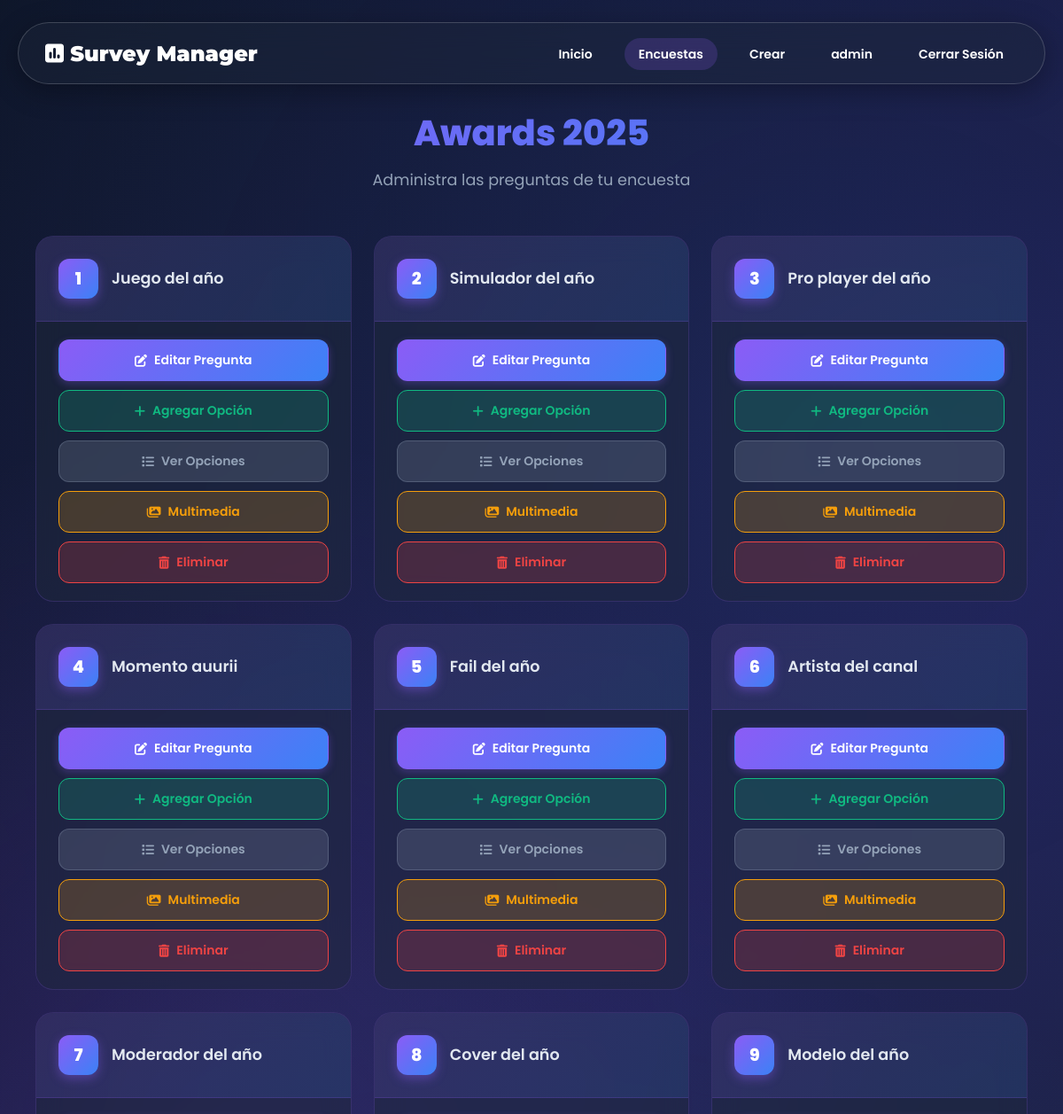
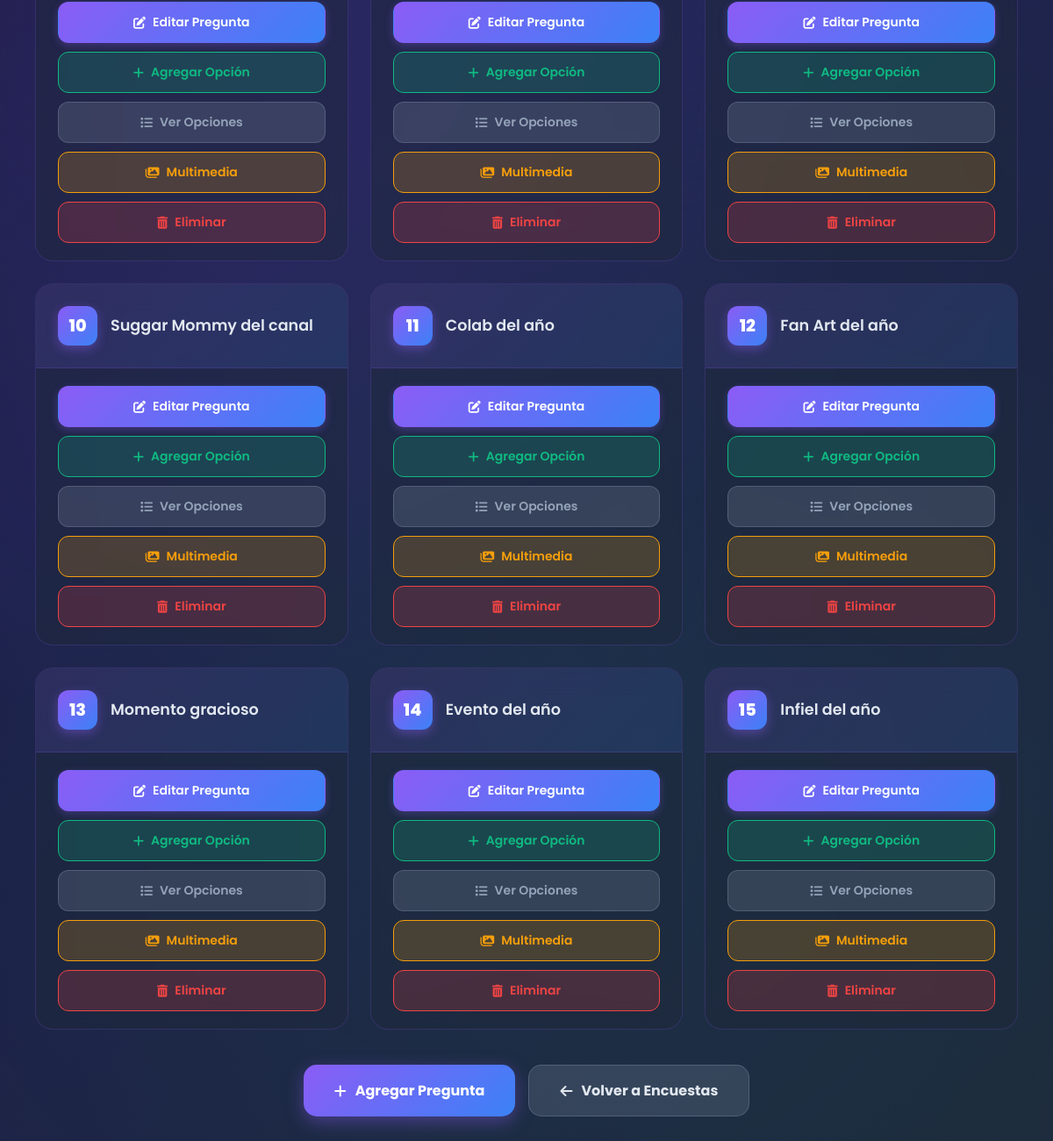
Page /lista_preguntas/12/ (signed in) on the committed database (2 pictures, top to bottom).
### core/models.py (models this page shows, shortened)
class Pregunta(models.Model):
    encuesta = models.ForeignKey(Encuesta, on_delete=models.CASCADE, related_name='preguntas', null=True)
    pregunta = models.TextField(null=True)

### core/views.py (the view)
# urls.py: path('lista_preguntas/<int:encuesta_id>/', views.lista_preguntas, name='lista_preguntas'),
@login_required
def lista_preguntas(request, encuesta_id):
    encuesta = get_object_or_404(Encuesta, id=encuesta_id)
    preguntas = Pregunta.objects.filter(encuesta=encuesta)
    return render(request, 'listar/lista_preguntas.html', {
        'encuesta': encuesta,
        'preguntas': preguntas
    })

### core/templates/listar/lista_preguntas.html (shortened to what this page needs)
<!DOCTYPE html>
<html lang="es">
<head>
    {% load static %}
    <link rel="stylesheet" href="https://cdnjs.cloudflare.com/ajax/libs/font-awesome/6.4.0/css/all.min.css">
</head>
<body>
    <div class="navbar-wrapper">
        <nav class="nav-capsule">
            <a href="{% url 'inicio' %}" class="brand-logo">
                <i class="fas fa-poll"></i> Survey Manager
            </a>
            <ul class="nav-menu">
                <li><a href="{% url 'inicio' %}" class="nav-link">Inicio</a></li>
                <li><a href="{% url 'lista_encuestas' %}" class="nav-link active">Encuestas</a></li>
                <li><a href="{% url 'crear_encuesta' %}" class="nav-link">Crear</a></li>
                {% if user.is_authenticated %}
                <li><a href="#" class="nav-link">{{ user.username }}</a></li>
                <li><a href="{% url 'logout' %}" class="nav-link">Cerrar Sesión</a></li>
                {% endif %}
            </ul>
        </nav>
    </div>
    <main class="main-content">
        <div class="page-header">
            <h1 class="page-title">{{ encuesta.titulo }}</h1>
            <p class="page-subtitle">Administra las preguntas de tu encuesta</p>
        </div>
        {% if preguntas %}
        <div class="questions-grid">
            {% for pregunta in preguntas %}
            <div class="question-card" style="--card-index: {{ forloop.counter0 }}">
                <div class="card-header">
                    <div class="question-number">{{ forloop.counter }}</div>
                    <div class="question-text">{{ pregunta.pregunta }}</div>
                </div>
                <div class="card-body">
                    <div class="actions-grid">
                        <a href="{% url 'editar_pregunta' pregunta_id=pregunta.id %}" class="btn-action btn-primary-action">
                            <i class="fas fa-edit"></i>
                            Editar Pregunta
                        </a>
                        <a href="{% url 'crear_opcion' pregunta_id=pregunta.id %}" class="btn-action btn-success-action">
                            <i class="fas fa-plus"></i>
                            Agregar Opción
                        </a>
                        <a href="{% url 'lista_opciones' pregunta_id=pregunta.id %}" class="btn-action btn-secondary-action">
                            <i class="fas fa-list"></i>
                            Ver Opciones
                        </a>
                        <a href="{% url 'lista_medias' pregunta_id=pregunta.id %}" class="btn-action btn-warning-action">
                            <i class="fas fa-images"></i>
                            Multimedia
                        </a>
                        <a href="{% url 'eliminar_pregunta' pregunta_id=pregunta.id %}" class="btn-action btn-danger-action">
                            <i class="fas fa-trash-alt"></i>
                            Eliminar
                        </a>
                    </div>
                </div>
            </div>
            {% endfor %}
        </div>
        {% endif %}
        <div class="footer-actions">
            <a href="{% url 'crear_pregunta' encuesta_id=encuesta.id %}" class="btn-large btn-large-primary">
                <i class="fas fa-plus"></i>
                Agregar Pregunta
            </a>
            <a href="{% url 'lista_encuestas' %}" class="btn-large btn-large-secondary">
                <i class="fas fa-arrow-left"></i>
                Volver a Encuestas
            </a>
        </div>
    </main>
</body>
</html>

### rows in the picture
Pregunta: pregunta "Juego del año"
Pregunta: pregunta "Simulador del año"
Pregunta: pregunta "Pro player del año"
Pregunta: pregunta "Momento auurii"
Pregunta: pregunta "Fail del año"
Pregunta: pregunta "Artista del canal"
Pregunta: pregunta "Moderador del año"
Pregunta: pregunta "Cover del año"
Pregunta: pregunta "Modelo del año"
Pregunta: pregunta "Suggar Mommy del canal"
Pregunta: pregunta "Colab del año"
Pregunta: pregunta "Fan Art del año"
Pregunta: pregunta "Momento gracioso"
Pregunta: pregunta "Evento del año"
Pregunta: pregunta "Infiel del año"

### other values in the picture
{{ user.username }} "admin"
